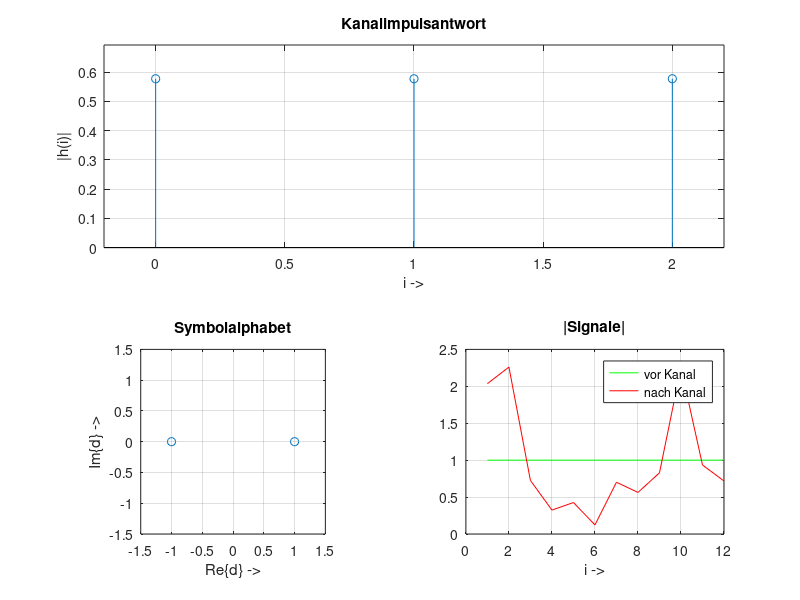

The MATLAB script that drew this image: (Note: this script raises an error after producing the figure.)
% ##############################################################################
% ##  viterbi_demo.m : Demonstrationsprogramm fuer 'viterbi_entzerrer.m'      ##
% ##############################################################################
%
% Aufruf:    [t,g]=cosroll(r,w,L);
%
% Bedienung: Durch Wahl der Menuepunkte 1 ... 8 koennen folgende
%            Experimente durchgefuehrt werden:
%
%            1) BPSK,   Zufallskanal 2. Ordnung, Eingabe: Eb/N0, iv,
%               sukzessive graphische Ausgabe
%            2) BPSK,   Zufallskanal 3. Ordnung, Eingabe: Eb/N0, iv
%               sukzessive graphische Ausgabe
%            3) QPSK,   Zufallskanal 2. Ordnung, Eingabe: Eb/N0, iv
%               sukzessive graphische Ausgabe
%            4) QPSK,   Zufallskanal 3. Ordnung, Eingabe: Eb/N0, iv,
%               mit schneller grafischer Ausgabe
%            -------------------------------------------------------------------
%            5) BPSK,   waehlbarer Kanal 2. Ordnung; Eingabe: f, Eb/N0, iv,
%               Trellis-Terminierung ja/nein; sukzessive graphische Ausgabe
%            6) QPSK,   waehlbarer Kanal 2. Ordnung; Eingabe: f, Eb/N0, iv,
%               Trellis-Terminierung ja/nein; sukzessive graphische Ausgabe
%            -------------------------------------------------------------------
%            7) 16-QAM, Zufallakanal 1. Ordnung, Eingabe: Eb/N0, iv,
%               sukzessive graphische Ausgabe
%            8) 16-QAM, Zufallskanal 2. Ordnung, Eingabe: Eb/N0, iv,
%               mit schneller grafischer Ausgabe
%
% Anmerkung: benoetigt viterbi_entzerrer.m
%
%                                                   Heiko Schmidt, K.D. Kammeyer

auswahl = 10;
while auswahl>0
  disp(' ');
  disp(' ');
  disp(' ');
  disp('-------------------------------------------------------------------');
  disp(' ');
  disp(['1) BPSK,   Zufallskanal 2. Ordnung, Eingabe: Eb/N0, iv,   ',...
        'sukzessive graphische Ausgabe']);
  disp(['2) BPSK,   Zufallskanal 3. Ordnung, Eingabe: Eb/N0, iv    ',...
        'sukzessive graphische Ausgabe']);
  disp(['3) QPSK,   Zufallskanal 2. Ordnung, Eingabe: Eb/N0, iv    ',...
        'sukzessive graphische Ausgabe']);
  disp(['4) QPSK,   Zufallskanal 3. Ordnung, Eingabe: Eb/N0, iv,   ',...
        'mit schneller grafischer Ausgabe']);
  disp('-------------------------------------------------------------------');
  disp(['5) BPSK,   waehlbarer Kanal 2. Ordnung; Eingabe: f, Eb/N0, iv, ',...
        'Trellis-Terminierung ja/nein; sukzessive graphische Ausgabe']);
  disp(['6) QPSK,   waehlbarer Kanal 2. Ordnung; Eingabe: f, Eb/N0, iv, ',...
        'Trellis-Terminierung ja/nein; sukzessive graphische Ausgabe']);
  disp('-------------------------------------------------------------------');
  disp(['7) 16-QAM, Zufallakanal 1. Ordnung, Eingabe: Eb/N0, iv,   ',...
        'sukzessive graphische Ausgabe']);
  disp(['8) 16-QAM, Zufallskanal 2. Ordnung, Eingabe: Eb/N0, iv,   ',...
        'mit schneller grafischer Ausgabe']);
  disp(' ');
  disp('0) Ende ');
  disp(' ');
  disp('-------------------------------------------------------------------');
  disp(' ');
  %
  %
  auswahl_txt = input('Bitte Beispiel waehlen --> ','s');
  auswahl     = str2num(auswahl_txt);
  if length(auswahl) == 0
    auswahl = 9999;
  end;

  %
  switch auswahl

  case 1
    %
    % ------------ Beispiel 1 -----------
    %
    close all;
    disp('------------------ Beispiel 1 ------------------');
    disp(' ');
    disp('- BPSK');
    disp('- zufaelliger Kanal 2. Ordnung');
    disp('- 8 gesendete Symbole (inkl. Terminierung)');
    disp(' ');
    %
    %
    disp(' ');
    snr_txt = input('Bitte Eb/N0-Verhaeltnis in dB angeben --> ','s');
    snr = str2num(snr_txt);
    disp(' ');

    disp(' ');
    iv_txt = input(['Entscheidungsverzoegerung iv eingeben (gelb ',...
                    'markierter Pfad)--> '],'s');
    iv = str2num(iv_txt);
    disp(' ');


    %
    h_tmp   = randn(3,1) + j*randn(3,1);    % Kanal auswuerfeln
    h       = h_tmp / sqrt(sum(abs(h_tmp).^2)); % Kanal normieren
    %
    figure(1);
    subplot(211);
    stem([0:length(h)-1],abs(h));
    axis([-0.2 length(h)-0.8 0 1.2*max(abs(h))]);
    xlabel('i ->');
    ylabel('|h(i)|');
    title('Kanalimpulsantwort');
    grid;
    %
    %
    all_sym = [-1 1].';                     % Symbolalphabet
    subplot(223);
    plot(all_sym+(j*1e-10),'o');
    axis([-1.5 1.5 -1.5 1.5]);
    xlabel('Re\{d\} ->');
    ylabel('Im\{d\} ->');
    title('Symbolalphabet');
    axis('square')
    grid;
    %
    %
    % ------------ Auswuerfeln der Symbole -----------
    %
    % wichtig: Einschwingen des Kanals mit Symbol Nr. 0
    %          Terminierung der Sequenz mit Symbol Nr. 0
    %
    n_data  = 12-length(h)+1;
    sym_num = [zeros(length(h)-1,1);...
               floor(length(all_sym) * rand(n_data,1));...
               zeros(length(h)-1,1)];
    s_sig   = all_sym(sym_num+1);    % Symbolfolge (Sendesignal)
    %
    r_sig   = filter(h,1,s_sig);     % Faltung mit Kanal

    % ---- Rauschen
    gamma   = 1/sqrt(2) * 10^(-snr/20);
    r_sig   = r_sig + gamma*(randn(length(r_sig),1) + j*randn(length(r_sig),1));
    %
    %
    s_sym   = s_sig(length(h):length(s_sig)); % Einschwingvorgang abschneiden
    r_sig   = r_sig(length(h):length(r_sig)); % Einschwingvorgang abschneiden
    %
    %
    subplot(224);
    plot(abs(s_sym),'g');
    hold on;
    plot(abs(r_sig),'r');
    hold off;
    xlabel('i ->');
    title('|Signale|');
    legend('vor Kanal','nach Kanal');
    grid;

    %
    % ------------ Viterbi-Aufruf -------------
    figure(2);
    %iv          = 5;
    grafik_flag = 1;
    term_flag   = 1;
    r_sym       = viterbi_entzerrer(r_sig,h,all_sym,term_flag,...
                                    grafik_flag,iv,s_sym);
    %
    %
    s_ref=s_sym(1:length(r_sym));
    P_s = mean(sign(abs(s_ref-r_sym)));
    disp(sprintf('Symbolfehlerrate: %7.2e',P_s));
    disp(' ');
    disp(' ');
    disp(' ');
    disp('zurueck zur Auswahl mit bel. Taste');
    pause
    %
    %
    %
    %
  case 2
    %
    % ------------ Beispiel 2 -----------
    %
    close all;
    disp('------------------ Beispiel 2 ------------------');
    disp(' ');
    disp('- BPSK');
    disp('- zufaelliger Kanal 3. Ordnung');
    disp('- 16 gesendete Symbole (inkl. Terminierung)');
    disp('- grafische Darstellung ohne PAUSE');
    disp(' ');
    %
    disp(' ');
    snr_txt = input('Bitte Eb/N0-Verhaeltnis in dB angeben --> ','s');
    snr = str2num(snr_txt);
    disp(' ');
    %
    disp(' ');
    iv_txt = input(['Entscheidungsverzoegerung iv eingeben (gelb ',...
                    'markierter Pfad)--> '],'s');
    iv = str2num(iv_txt);
    disp(' ');

    %
    %
    h_tmp   = randn(4,1) + j*randn(4,1);    % Kanal auswuerfeln
    h       = h_tmp / sqrt(sum(abs(h_tmp).^2)); % Kanal normieren
    %
    figure(1);
    subplot(211);
    stem([0:length(h)-1],abs(h));
    axis([-0.2 length(h)-0.8 0 1.2*max(abs(h))]);
    xlabel('i ->');
    ylabel('|h(i)|');
    title('Kanalimpulsantwort');
    grid;
    %
    %
    all_sym = [-1 1].';                     % Symbolalphabet
    subplot(223);
    plot(all_sym+(j*1e-10),'o');
    axis([-1.5 1.5 -1.5 1.5]);
    xlabel('Re\{d\} ->');
    ylabel('Im\{d\} ->');
    title('Symbolalphabet');
    grid;
    axis('square')
    %
    %
    % ------------ Auswuerfeln der Symbole -----------
    %
    % wichtig: Einschwingen des Kanals mit Symbol Nr. 0
    %          Terminierung der Sequenz mit Symbol Nr. 0
    %
    n_data  = 16-length(h)+1;
    sym_num = [zeros(length(h)-1,1);...
               floor(length(all_sym) * rand(n_data,1));...
               zeros(length(h)-1,1)];
    s_sig   = all_sym(sym_num+1);    % Symbolfolge (Sendesignal)
    %
    r_sig   = filter(h,1,s_sig);     % Faltung mit Kanal
    %
    % ---- Rauschen
    gamma   = 1/sqrt(2) * 10^(-snr/20);
    r_sig   = r_sig + gamma*(randn(length(r_sig),1) + j*randn(length(r_sig),1));

    %
    s_sym   = s_sig(length(h):length(s_sig)); % Einschwingvorgang abschneiden
    r_sig   = r_sig(length(h):length(r_sig)); % Einschwingvorgang abschneiden
    %
    %
    subplot(224);
    plot(abs(s_sym),'g');
    hold on;
    plot(abs(r_sig),'r');
    hold off;
    xlabel('i ->');
    title('|Signale|');
    legend('vor Kanal','nach Kanal');
    grid;

    %
    % ------------ Viterbi-Aufruf -------------
    figure(2);
    %iv          = 10;
    grafik_flag = 1;   % grafische Darstellung ohne PAUSE
    term_flag   = 1;
    r_sym       = viterbi_entzerrer(r_sig,h,all_sym,term_flag,...
                                    grafik_flag,iv,s_sym);
    %
    %
    s_ref=s_sym(1:length(r_sym));
    P_s = mean(sign(abs(s_ref-r_sym)));
    disp(sprintf('Symbolfehlerrate: %7.2e',P_s));
    disp(' ');
    disp(' ');
    disp(' ');
    disp('zurueck zur Auswahl mit bel. Taste');
    pause
    %
    %
    %
    %
    %
  case 3
    %
    % ------------ Beispiel 3 -----------
    %
    close all;
    disp('------------------ Beispiel 3 ------------------');
    disp(' ');
    disp('- QPSK');
    disp('- zufaelliger Kanal 2. Ordnung');
    disp('- 8 gesendete Symbole (inkl. Terminierung)');
    disp(' ');
    %
    disp(' ');
    snr_txt = input('Bitte Eb/N0-Verhaeltnis in dB angeben --> ','s');
    snr = str2num(snr_txt);
    disp(' ');

    disp(' ');
    iv_txt = input(['Entscheidungsverzoegerung iv eingeben (gelb ',...
                    'markierter Pfad)--> '],'s');
    iv = str2num(iv_txt);
    disp(' ');

    %
    %
    h_tmp   = randn(3,1) + j*randn(3,1);    % Kanal auswuerfeln
    h       = h_tmp / sqrt(sum(abs(h_tmp).^2)); % Kanal normieren
    %
    figure(1);
    subplot(211);
    stem([0:length(h)-1],abs(h));
    axis([-0.2 length(h)-0.8 0 1.2*max(abs(h))]);
    xlabel('i ->');
    ylabel('|h(i)|');
    title('Kanalimpulsantwort');
    grid;
    %
    %
    all_sym = [(-1 -j) (1 -j) (1 +j) (-1 +j)].'/sqrt(2);  % Symbolalphabet
    subplot(223);
    plot(all_sym+(j*1e-10),'o');
    axis([-1.5 1.5 -1.5 1.5]);
    xlabel('Re\{d\} ->');
    ylabel('Im\{d\} ->');
    title('Symbolalphabet');
    grid;
    axis('square')
    %
    %
    % ------------ Auswuerfeln der Symbole -----------
    %
    % wichtig: Einschwingen des Kanals mit Symbol Nr. 0
    %          Terminierung der Sequenz mit Symbol Nr. 0
    %
    n_data  = 8-length(h)+1;
    sym_num = [zeros(length(h)-1,1);...
               floor(length(all_sym) * rand(n_data,1));...
               zeros(length(h)-1,1)];
    s_sig   = all_sym(sym_num+1);    % Symbolfolge (Sendesignal)
    %
    r_sig   = filter(h,1,s_sig);     % Faltung mit Kanal
    %
    % ---- Rauschen
    gamma   = 1/sqrt(2)*10^(-snr/20)/sqrt(2); % incl Eb --> Es-Korrektur
    r_sig   = r_sig + gamma*(randn(length(r_sig),1) + j*randn(length(r_sig),1));

    %
    s_sym   = s_sig(length(h):length(s_sig)); % Einschwingvorgang abschneiden
    r_sig   = r_sig(length(h):length(r_sig)); % Einschwingvorgang abschneiden
    %
    %
    subplot(224);
    plot(abs(s_sym),'g');
    hold on;
    plot(abs(r_sig),'r');
    hold off;
    xlabel('i ->');
    title('|Signale|');
    legend('vor Kanal','nach Kanal');
    grid;

    %
    % ------------ Viterbi-Aufruf -------------
    figure(2);
    %iv          = 10;
    grafik_flag = 1;
    term_flag   = 1;
    r_sym       = viterbi_entzerrer(r_sig,h,all_sym,term_flag,...
                                    grafik_flag,iv,s_sym);
    %
    %
    s_ref=s_sym(1:length(r_sym));
    P_s = mean(sign(abs(s_ref-r_sym)));
    disp(sprintf('Symbolfehlerrate: %7.2e',P_s));
    disp(' ');
    disp(' ');
    disp(' ');
    disp('zurueck zur Auswahl mit bel. Taste');
    pause
    %
    %
    %
    %
    %
    %
  case 4
    %
    % ------------ Beispiel 4 -----------
    %
    close all;
    disp('------------------ Beispiel 4 ------------------');
    disp(' ');
    disp('- QPSK');
    disp('- zufaelliger Kanal 3. Ordnung');
    disp('- 16 gesendete Symbole (inkl. Terminierung)');
    disp('- grafische Darstellung ohne PAUSE');
    disp(' ');
    %
    disp(' ');
    snr_txt = input('Bitte Eb/N0-Verhaeltnis in dB angeben --> ','s');
    snr = str2num(snr_txt);
    disp(' ');

    disp(' ');
    iv_txt = input(['Entscheidungsverzoegerung iv eingeben (gelb ',...
                    'markierter Pfad)--> '],'s');
    iv = str2num(iv_txt);
    disp(' ');

    %
    %
    h_tmp   = randn(4,1) + j*randn(4,1);    % Kanal auswuerfeln
    h       = h_tmp / sqrt(sum(abs(h_tmp).^2)); % Kanal normieren
    %
    figure(1);
    subplot(211);
    stem([0:length(h)-1],abs(h));
    axis([-0.2 length(h)-0.8 0 1.2*max(abs(h))]);
    xlabel('i ->');
    ylabel('|h(i)|');
    title('Kanalimpulsantwort');
    grid;
    %
    %
    all_sym = [(-1 -j) (1 -j) (1 +j) (-1 +j)].'/sqrt(2);  % Symbolalphabet
    subplot(223);
    plot(all_sym+(j*1e-10),'o');
    axis([-1.5 1.5 -1.5 1.5]);
    xlabel('Re\{d\} ->');
    ylabel('Im\{d\} ->');
    title('Symbolalphabet');
    grid;
    axis('square')
    %
    %
    % ------------ Auswuerfeln der Symbole -----------
    %
    % wichtig: Einschwingen des Kanals mit Symbol Nr. 0
    %          Terminierung der Sequenz mit Symbol Nr. 0
    %
    n_data  = 16-length(h)+1;
    sym_num = [zeros(length(h)-1,1);...
               floor(length(all_sym) * rand(n_data,1));...
               zeros(length(h)-1,1)];
    s_sig   = all_sym(sym_num+1);    % Symbolfolge (Sendesignal)
    %
    r_sig   = filter(h,1,s_sig);     % Faltung mit Kanal
    %
    % ---- Rauschen
    gamma   = 1/sqrt(2)*10^(-snr/20)/sqrt(2); % incl Eb --> Es-Korrektur
    r_sig   = r_sig + gamma*(randn(length(r_sig),1) + j*randn(length(r_sig),1));

    %
    s_sym   = s_sig(length(h):length(s_sig)); % Einschwingvorgang abschneiden
    r_sig   = r_sig(length(h):length(r_sig)); % Einschwingvorgang abschneiden
    %
    %
    subplot(224);
    plot(abs(s_sym),'g');
    hold on;
    plot(abs(r_sig),'r');
    hold off;
    xlabel('i ->');
    title('|Signale|');
    legend('vor Kanal','nach Kanal');
    grid;

    %
    % ------------ Viterbi-Aufruf -------------
    figure(2);
    %iv          = 10;
    grafik_flag = 2;
    term_flag   = 1;
    r_sym       = viterbi_entzerrer(r_sig,h,all_sym,term_flag,...
                                    grafik_flag,iv,s_sym);
    %
    %
    s_ref=s_sym(1:length(r_sym));
    P_s = mean(sign(abs(s_ref-r_sym)));
    disp(sprintf('Symbolfehlerrate: %7.2e',P_s));
    disp(' ');
    disp(' ');
    disp(' ');
    disp('zurueck zur Auswahl mit bel. Taste');
    pause
    %
    %
    %
  case 5
    %
    % ------------ Beispiel 5 -----------
    %
    close all;
    disp('------------------ Beispiel 5 ------------------');
    disp(' ');
    disp('- BPSK');
    disp('- 8 gesendete Symbole (inkl. Terminierung)');
    disp(' ');
    %
    %
    disp('Bitte Kanalimpulsantwort eingeben')
    disp(' ');
    h0_txt = input('h0= ','s');
    h0 = str2num(h0_txt);
    disp(' ')
    h1_txt = input('h1= ','s');
    h1 = str2num(h1_txt);
    disp(' ');
    h2_txt = input('h2= ','s');
    h2 = str2num(h2_txt);
    disp(' ')

    h=[h0 h1 h2];
    h       = h / sqrt(sum(abs(h).^2)); % Kanal normieren


    disp(' ');
    snr_txt = input('Bitte Eb/N0-Verhaeltnis in dB angeben --> ','s');
    snr = str2num(snr_txt);
    disp(' ');

    disp(' ');
    iv_txt = input(['Entscheidungsverzoegerung iv eingeben (gelb ',...
                    'markierter Pfad)--> '],'s');
    iv = str2num(iv_txt);
    disp(' ');
    %

    disp(' ');
    term_txt = input('Trellis-Terminierung: ja (1) -- nein (0) ','s');
    term_flag = str2num(term_txt);

    figure(1);
    subplot(211);
    stem([0:length(h)-1],abs(h));
    axis([-0.2 length(h)-0.8 0 1.2*max(abs(h))]);
    xlabel('i ->');
    ylabel('|h(i)|');
    title('Kanalimpulsantwort');
    grid;
    %
    %
    all_sym = [-1 1].';                     % Symbolalphabet
    subplot(223);
    plot(all_sym+(j*1e-10),'o');
    axis([-1.5 1.5 -1.5 1.5]);
    xlabel('Re\{d\} ->');
    ylabel('Im\{d\} ->');
    title('Symbolalphabet');
    grid;
    axis('square')
    %
    %
    % ------------ Auswuerfeln der Symbole -----------
    %
    % wichtig: Einschwingen des Kanals mit Symbol Nr. 0
    %          Terminierung der Sequenz mit Symbol Nr. 0
    %
    n_data  = 12-length(h)+1;
    sym_num = [zeros(length(h)-1,1);...
               floor(length(all_sym) * rand(n_data,1));...
               zeros(length(h)-1,1)];
    s_sig   = all_sym(sym_num+1);    % Symbolfolge (Sendesignal)
    %
    r_sig   = filter(h,1,s_sig);     % Faltung mit Kanal

    % ---- Rauschen
    gamma   = 1/sqrt(2) * 10^(-snr/20);
    r_sig   = r_sig + gamma*(randn(length(r_sig),1) + j*randn(length(r_sig),1));
    %
    %
    s_sym   = s_sig(length(h):length(s_sig)); % Einschwingvorgang abschneiden
    r_sig   = r_sig(length(h):length(r_sig)); % Einschwingvorgang abschneiden
    %
    %
    subplot(224);
    plot(abs(s_sym),'g');
    hold on;
    plot(abs(r_sig),'r');
    hold off;
    xlabel('i ->');
    title('|Signale|');
    legend('vor Kanal','nach Kanal');
    grid;

    %
    % ------------ Viterbi-Aufruf -------------
    figure(2);
    %iv          = 5;
    grafik_flag = 1;
    %term_flag   = 1;
    r_sym       = viterbi_entzerrer(r_sig,h,all_sym,term_flag,...
                                    grafik_flag,iv,s_sym);
    %
    %
    s_ref=s_sym(1:length(r_sym));
    P_s = mean(sign(abs(s_ref-r_sym)));
    disp(sprintf('Symbolfehlerrate: %7.2e',P_s));
    disp(' ');
    disp(' ');
    disp(' ');
    disp('zurueck zur Auswahl mit bel. Taste');
    pause
    %
    %
    %
    %
  case 6
    %
    % ------------ Beispiel 6 -----------
    %
    close all;
    disp('------------------ Beispiel 6 ------------------');
    disp(' ');
    disp('- QPSK');
    disp('- zufaelliger Kanal 2. Ordnung');
    disp('- 8 gesendete Symbole (inkl. Terminierung)');
    disp(' ');
    %
    disp('Bitte Kanalimpulsantwort eingeben')
    disp(' ');
    h0_txt = input('h0= ','s');
    h0 = str2num(h0_txt);
    disp(' ')
    h1_txt = input('h1= ','s');
    h1 = str2num(h1_txt);
    disp(' ');
    h2_txt = input('h2= ','s');
    h2 = str2num(h2_txt);
    disp(' ')

    h=[h0 h1 h2];
    h       = h / sqrt(sum(abs(h).^2)); % Kanal normieren

    disp(' ');
    snr_txt = input('Bitte Eb/N0-Verhaeltnis in dB angeben --> ','s');
    snr = str2num(snr_txt);
    disp(' ');

    disp(' ');
    iv_txt = input(['Entscheidungsverzoegerung iv eingeben (gelb ',...
                    'markierter Pfad)--> '],'s');
    iv = str2num(iv_txt);
    disp(' ');


    disp(' ');
    term_txt = input('Trellis-Terminierung: ja (1) -- nein (0) ','s');
    term_flag = str2num(term_txt);

    %
    %
    %
    figure(1);
    subplot(211);
    stem([0:length(h)-1],abs(h));
    axis([-0.2 length(h)-0.8 0 1.2*max(abs(h))]);
    xlabel('i ->');
    ylabel('|h(i)|');
    title('Kanalimpulsantwort');
    grid;
    %
    %
    all_sym = [(-1 -j) (1 -j) (1 +j) (-1 +j)].'/sqrt(2);  % Symbolalphabet
    subplot(223);
    plot(all_sym+(j*1e-10),'o');
    axis([-1.5 1.5 -1.5 1.5]);
    xlabel('Re\{d\} ->');
    ylabel('Im\{d\} ->');
    title('Symbolalphabet');
    grid;
    axis('square')
    %
    %
    % ------------ Auswuerfeln der Symbole -----------
    %
    % wichtig: Einschwingen des Kanals mit Symbol Nr. 0
    %          Terminierung der Sequenz mit Symbol Nr. 0
    %
    n_data  = 8-length(h)+1;
    sym_num = [zeros(length(h)-1,1);...
               floor(length(all_sym) * rand(n_data,1));...
               zeros(length(h)-1,1)];
    s_sig   = all_sym(sym_num+1);    % Symbolfolge (Sendesignal)
    %
    r_sig   = filter(h,1,s_sig);     % Faltung mit Kanal
    %
    % ---- Rauschen
    gamma   = 1/sqrt(2)*10^(-snr/20)/sqrt(2); % incl Eb --> Es-Korrektur
    r_sig   = r_sig + gamma*(randn(length(r_sig),1) + j*randn(length(r_sig),1));

    %
    s_sym   = s_sig(length(h):length(s_sig)); % Einschwingvorgang abschneiden
    r_sig   = r_sig(length(h):length(r_sig)); % Einschwingvorgang abschneiden
    %
    %
    subplot(224);
    plot(abs(s_sym),'g');
    hold on;
    plot(abs(r_sig),'r');
    hold off;
    xlabel('i ->');
    title('|Signale|');
    legend('vor Kanal','nach Kanal');
    grid;

    %
    % ------------ Viterbi-Aufruf -------------
    figure(2);
    %iv          = 10;
    grafik_flag = 1;
    %term_flag   = 1;
    r_sym       = viterbi_entzerrer(r_sig,h,all_sym,term_flag,...
                                    grafik_flag,iv,s_sym);
    %
    %
    s_ref=s_sym(1:length(r_sym));
    P_s = mean(sign(abs(s_ref-r_sym)));
    disp(sprintf('Symbolfehlerrate: %7.2e',P_s));
    disp(' ');
    disp(' ');
    disp(' ');
    disp('zurueck zur Auswahl mit bel. Taste');
    pause
    %
    %
    %



    %
  case 7
    %
    % ------------ Beispiel 7 -----------
    %
    close all;
    disp('------------------ Beispiel 7 ------------------');
    disp(' ');
    disp('- 16-QAM');
    disp('- zufaelliger Kanal 1. Ordnung');
    disp('- 8 gesendete Symbole (inkl. Terminierung)');
    disp(' ');
    %
    disp(' ');
    snr_txt = input('Bitte Eb/N0-Verhaeltnis in dB angeben --> ','s');
    snr = str2num(snr_txt);
    disp(' ');

    disp(' ');
    iv_txt = input(['Entscheidungsverzoegerung iv eingeben (gelb ',...
                    'markierter Pfad)--> '],'s');
    iv = str2num(iv_txt);
    disp(' ');

    %
    %
    h_tmp   = randn(2,1) + j*randn(2,1);    % Kanal auswuerfeln
    h       = h_tmp / sqrt(sum(abs(h_tmp).^2)); % Kanal normieren
    %
    figure(1);
    subplot(211);
    stem([0:length(h)-1],abs(h));
    axis([-0.2 length(h)-0.8 0 1.2*max(abs(h))]);
    xlabel('i ->');
    ylabel('|h(i)|');
    title('Kanalimpulsantwort');
    grid;
    %
    %
    sym_tmp = repmat([-3 -1 1 3],4,1) + j * repmat([-3 -1 1 3].',1,4);
    all_sym = sym_tmp(:) / sqrt(10); % Symbolalphabet
    subplot(223);
    plot(all_sym,'o');
    axis([-1.5 1.5 -1.5 1.5]);
    xlabel('Re\{d\} ->');
    ylabel('Im\{d\} ->');
    title('Symbolalphabet');
    grid;
    axis('square')
    %
    %
    % ------------ Auswuerfeln der Symbole -----------
    %
    % wichtig: Einschwingen des Kanals mit Symbol Nr. 0
    %          Terminierung der Sequenz mit Symbol Nr. 0
    %
    n_data  = 8-length(h)+1;
    sym_num = [zeros(length(h)-1,1);...
               floor(length(all_sym) * rand(n_data,1));...
               zeros(length(h)-1,1)];
    s_sig   = all_sym(sym_num+1);    % Symbolfolge (Sendesignal)
    %
    r_sig   = filter(h,1,s_sig);     % Faltung mit Kanal
    %
    % ---- Rauschen
    gamma  = 1/sqrt(2)*sqrt(2)*10^(-snr/20)/2; % incl Eb -> Es-Korrektur ld(M)=4
    r_sig  = r_sig + gamma*(randn(length(r_sig),1) + j*randn(length(r_sig),1));

    %
    s_sym  = s_sig(length(h):length(s_sig)); % Einschwingvorgang abschneiden
    r_sig  = r_sig(length(h):length(r_sig)); % Einschwingvorgang abschneiden
    %
    %
    subplot(224);
    plot(abs(s_sym),'g');
    hold on;
    plot(abs(r_sig),'r');
    hold off;
    xlabel('i ->');
    title('|Signale|');
    legend('vor Kanal','nach Kanal');
    grid;

    %
    % ------------ Viterbi-Aufruf -------------
    figure(2);
    %iv          = 10;
    grafik_flag = 1;
    term_flag   = 1;
    r_sym       = viterbi_entzerrer(r_sig,h,all_sym,term_flag,...
                                    grafik_flag,iv,s_sym);
    %
    %
    s_ref=s_sym(1:length(r_sym));
    P_s = mean(sign(abs(s_ref-r_sym)));
    disp(sprintf('Symbolfehlerrate: %7.2e',P_s));
    disp(' ');
    disp(' ');
    disp(' ');
    disp('zurueck zur Auswahl mit bel. Taste');
    pause
    %
    %
    %
    %
    %
    %
    %
    %
    %
    %
  case 8
    %
    % ------------ Beispiel 8 -----------
    %
    close all;
    disp('------------------ Beispiel 8 ------------------');
    disp(' ');
    disp('- 16-QAM');
    disp('- zufaelliger Kanal 2. Ordnung');
    disp('- 16 gesendete Symbole (inkl. Terminierung)');
    disp('- grafische Darstellung ohne PAUSE');
    disp(' ');
    %
    %
    disp(' ');
    snr_txt = input('Bitte Eb/N0-Verhaeltnis in dB angeben --> ','s');
    snr = str2num(snr_txt);
    disp(' ');

    disp(' ');
    iv_txt = input(['Entscheidungsverzoegerung iv eingeben (gelb ',...
                    'markierter Pfad)--> '],'s');
    iv = str2num(iv_txt);
    disp(' ');
    disp(' ');

    disp(' ');
    %
    h_tmp   = randn(3,1) + j*randn(3,1);    % Kanal auswuerfeln
    h       = h_tmp / sqrt(sum(abs(h_tmp).^2)); % Kanal normieren
    %
    figure(1);
    subplot(211);
    stem([0:length(h)-1],abs(h));
    axis([-0.2 length(h)-0.8 0 1.2*max(abs(h))]);
    xlabel('i ->');
    ylabel('|h(i)|');
    title('Kanalimpulsantwort');
    grid;
    %
    %
    sym_tmp = repmat([-3 -1 1 3],4,1) + j * repmat([-3 -1 1 3].',1,4);
    all_sym = sym_tmp(:) / sqrt(10); % Symbolalphabet
    subplot(223);
    plot(all_sym,'o');
    axis([-1.5 1.5 -1.5 1.5]);
    xlabel('Re\{d\} ->');
    ylabel('Im\{d\} ->');
    title('Symbolalphabet');
    grid;
    axis('square')
    %
    %
    % ------------ Auswuerfeln der Symbole -----------
    %
    % wichtig: Einschwingen des Kanals mit Symbol Nr. 0
    %          Terminierung der Sequenz mit Symbol Nr. 0
    %
    n_data  = 16-length(h)+1;
    sym_num = [zeros(length(h)-1,1);...
               floor(length(all_sym) * rand(n_data,1));...
               zeros(length(h)-1,1)];
    s_sig   = all_sym(sym_num+1);    % Symbolfolge (Sendesignal)
    %
    r_sig   = filter(h,1,s_sig);     % Faltung mit Kanal
    %
    % ---- Rauschen
    gamma   = 1/sqrt(2)*10^(-snr/20)/2; % incl Eb --> Es-Korrektur
    r_sig   = r_sig + gamma*(randn(length(r_sig),1) + j*randn(length(r_sig),1));

    %
    s_sym   = s_sig(length(h):length(s_sig)); % Einschwingvorgang abschneiden
    r_sig   = r_sig(length(h):length(r_sig)); % Einschwingvorgang abschneiden
    %
    %
    subplot(224);
    plot(abs(s_sym),'g');
    hold on;
    plot(abs(r_sig),'r');
    hold off;
    xlabel('i ->');
    title('|Signale|');
    legend('vor Kanal','nach Kanal');
    grid;

    %
    % ------------ Viterbi-Aufruf -------------
    figure(2);
    %iv          = 10;
    grafik_flag = 2;
    term_flag   = 1;
    r_sym       = viterbi_entzerrer(r_sig,h,all_sym,term_flag,...
                                    grafik_flag,iv,s_sym);
    %
    %
    disp(' ');
    disp(' ');
    disp(' ');
    disp('zurueck zur Auswahl mit bel. Taste');
    pause
  end;

end;

% ### EOF ######################################################################
